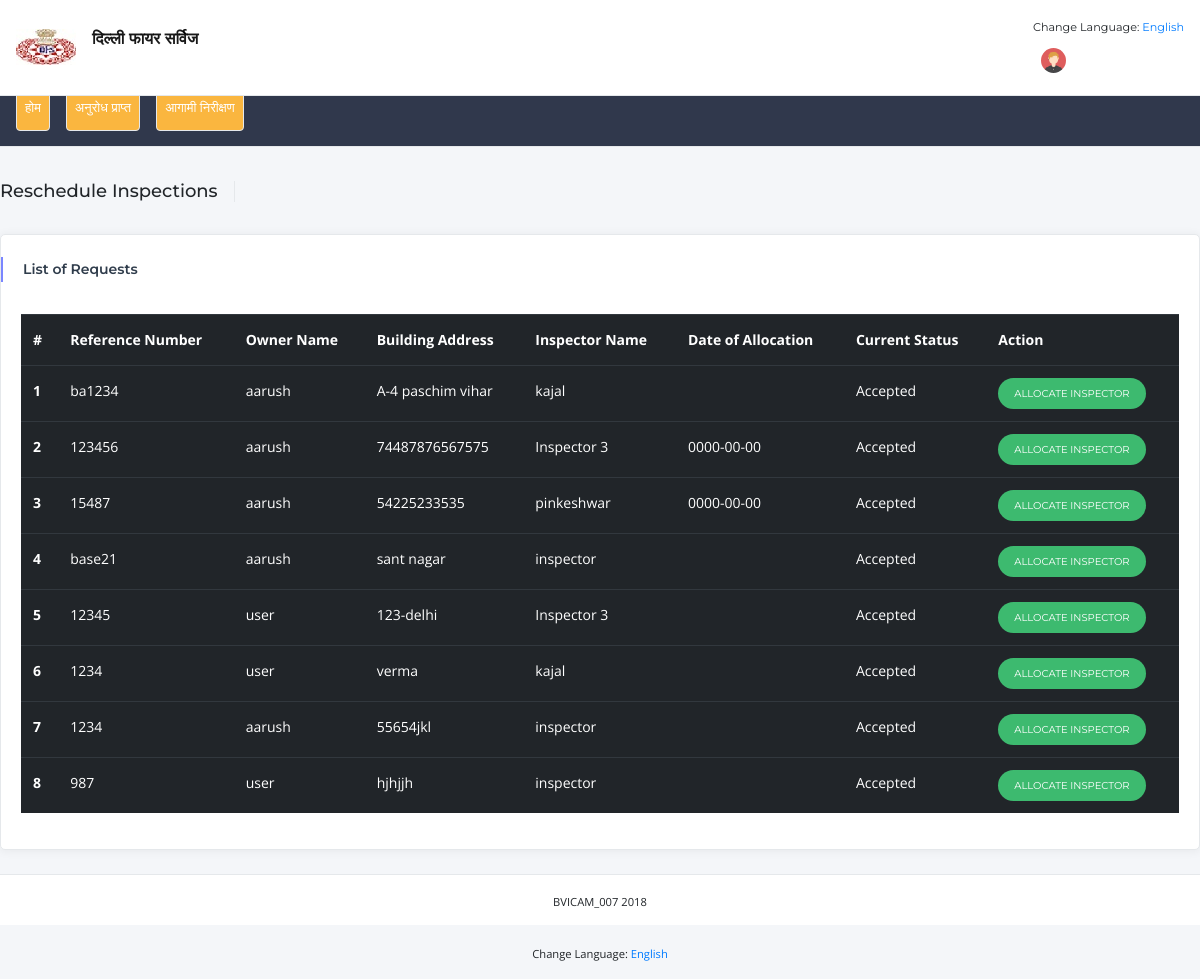
The app's page /Reschedule_Inspections_sm.php (signed in) with its own data.
### tables this page shows
CREATE TABLE `request_details` (
  `ID` int(128) NOT NULL,
  `ref_id` int(10) NOT NULL,
  `Visits` int(32) NOT NULL,
  `Status` enum('Submitted','In Process','Accepted','Rejected','Shortcomings','Completed') NOT NULL,
  `building_address` varchar(512) NOT NULL,
  `inspector_allocated` varchar(512) DEFAULT NULL,
  `DOI` date DEFAULT NULL,
  `Created_At` datetime NOT NULL DEFAULT CURRENT_TIMESTAMP,
  `Deleted_At` datetime DEFAULT NULL,
  `Updated_At` datetime DEFAULT NULL
);

CREATE TABLE `ref_no` (
  `id` int(10) NOT NULL,
  `ref_no` varchar(256) NOT NULL,
  `user_id` varchar(512) NOT NULL,
  `created_at` datetime NOT NULL DEFAULT CURRENT_TIMESTAMP,
  `updated_at` datetime DEFAULT NULL ON UPDATE CURRENT_TIMESTAMP,
  `deleted_at` datetime DEFAULT NULL
);

CREATE TABLE `user` (
  `UID` varchar(512) NOT NULL,
  `Name` blob,
  `Email` blob,
  `PhoneNo` decimal(30,0) NOT NULL,
  `DOB` date NOT NULL,
  `AadharNo` decimal(30,0) NOT NULL,
  `Password_Hash` blob,
  `Mobile_Verified` tinyint(1) NOT NULL,
  `Email_Verified` tinyint(1) NOT NULL,
  `Image` blob,
  `user_type` blob,
  `Created_At` datetime NOT NULL DEFAULT CURRENT_TIMESTAMP,
  `Deleted_At` datetime DEFAULT NULL,
  `Updated_At` datetime DEFAULT NULL
);

### Reschedule_Inspections_sm.php (the view, shortened to what this page needs)
<!DOCTYPE html>
<html lang="en">
<?php
require_once 'config.php';
		$sql = "SELECT user.name,ref_no.ref_no,request_details.visits,request_details.ref_id,request_details.inspector_allocated, request_details.status,request_details.DOI,request_details.building_address,user.name FROM request_details,user,ref_no WHERE request_details.ref_id=ref_no.id and ref_no.user_id = user.UID AND request_details.status IN ('Accepted','In Process') " ;
        if($stmt = $pdo->prepare($sql)){
?>
<head>
    <link href="assets/vendor/bootstrap/css/bootstrap.min.css" rel="stylesheet">
    <link href="assets/vendor/font-awesome/css/font-awesome.min.css" rel="stylesheet">
    <link href="assets/vendor/dashlab-icon/dashlab-icon.css" rel="stylesheet">
    <link href="assets/vendor/simple-line-icons/css/simple-line-icons.css" rel="stylesheet">
    <link href="assets/vendor/themify-icons/css/themify-icons.css" rel="stylesheet">
    <link href="assets/vendor/weather-icons/css/weather-icons.min.css" rel="stylesheet">
    <link href="assets/vendor/m-custom-scrollbar/jquery.mCustomScrollbar.css" rel="stylesheet">
    <link href="assets/vendor/jquery-dropdown-master/jquery.dropdown.css" rel="stylesheet">
    <link href="assets/vendor/jquery-ui/jquery-ui.min.css" rel="stylesheet">
    <link href="assets/vendor/icheck/skins/all.css" rel="stylesheet">
    <link href="assets/css/main.min.css" rel="stylesheet">
</head>
<body class="fixed-nav top-nav">
	<?php include('header.php') ?>
    <div class="content-wrapper">
        <div class="container-fluid">
            <div class="page-title mb-4 d-flex align-items-center">
                <div class="mr-auto">
                    <h4 class="weight500 d-inline-block pr-3 mr-3 border-right">Reschedule Inspections</h4>
                </div>
            </div>
            <div class="row">
                <div class="col-xl-12 col-md-12">
					<div class="card card-shadow mb-4">
                        <div class="card-header border-0">
                            <div class="custom-title-wrap bar-primary">
                                <div class="custom-title">List of Requests</div>
                            </div>
                        </div>
                        <div class="card-body">
                            <table class="table table-hover table-dark">
                                <thead>
                                <tr>
                                    <th scope="col">#</th>
                                    <th scope="col">Reference Number</th>
                                    <th scope="col">Owner Name</th>
                                    <th scope="col">Building Address</th>
                                    <th scope="col">Inspector Name</th>
                                    <th scope="col">Date of Allocation</th>
                                    <th scope="col">Current Status</th>
                                    <th scope="col">Action</th>
                                </tr>
                                </thead>
                                <tbody>
                               <?php if($stmt->execute()){
                                        $count=0;
								while($row = $stmt->fetch()){
								    $count++;
									$sql1="SELECT name from user WHERE UID = :uid";
									  if($stmt1 = $pdo->prepare($sql1)){
										  $stmt1->bindParam(':uid', $row["inspector_allocated"]);
										  if($stmt1->execute()){
											  $row1=$stmt1->fetch();
									  }
									  }
									?>
                                <tr>
                                    <th scope="row"><?=$count?></th>
                                    <td><?= $row["ref_no"]?></td>
									<td><?= $row["name"]?></td>
                                    <td><?= $row["building_address"]?></td>
									<td><?= $row1["name"]?></td>
									<td><?= $row["DOI"]?></td>
									<td><?= $row["status"]?></td>
                                    <td>
										<?php printf('<a href= "#" onClick="handle(\'%s\');" class="btn btn-success btn-sm form-pill">Allocate Inspector</a> ', $row["ref_id"]);?>
									</td>
                                </tr>
                                <?php }}}?>
                                </tbody>
                            </table>
                        </div>
                    </div>
                </div>
            </div>
        </div>
        <?php include('footer.php') ?>
    </div>
</body>
</html>

### header.php (shortened to what this page needs)
<?php
if($_COOKIE["language"]==="english")
{
$label=[
    "l001"=>"DELHI FIRE SERVICE",
    "l002"=>"My profile",
    "l003"=>"Sign out",
    "l004"=>"Home",
    "l005"=>"Request inspection",
    "l006"=>" View Status",
    "l007"=>"View Completed Requests",
    "l008"=>"Requests Received",
    "l009"=>"Upcoming Inspections",
    "l0010"=>"Scheduled Inspections",
    "l0011"=>"Rescheduled Inspections",
    "l0012"=>"Handle Requests",
    "l0013"=>"View reference numbers"
    ];
}
else
{
$label=[
    "l001"=>"दिल्ली फायर सर्विज",
    "l002"=>"मेरी प्रोफ़ाइल",
    "l003"=>"साइन आउट करें",
    "l004"=>"होम",
    "l005"=>"अनुरोध निरीक्षण",
    "l006"=>"स्थिति देखें",
    "l007"=>"पूर्ण अनुरोध देखें",
    "l008"=>"अनुरोध प्राप्त",
    "l009"=>"आगामी निरीक्षण",
    "l0010"=>"अनुसूचित निरीक्षण",
    "l0011"=>"पुनर्निर्धारित निरीक्षण",
    "l0012"=>"हैंडल रिक्वेस्ट",
    "l0013"=>"संदर्भ संख्या देखें"
    ];
}
?>
<nav class="navbar navbar-expand-lg fixed-top navbar-light" id="mainNav">
        <div class="box-container">
            <div class="collapse navbar-collapse" id="navbarResponsive">
                <a class="navbar-brand navbar-hide-responsive" href="home/">
                    <img class="pr-3 float-left" src="assets/img/main_logo.png" srcset="assets/img/main_logo@2x.png 2x"  alt=""/>
                    <div class="float-left">
                        <div> <?= $label['l001'];?> </div>
                    </div>
                </a>
                <ul class="navbar-nav header-links ml-auto hide-arrow">
                    <li class="nav-item dropdown">
                        <?php
                        if($_COOKIE["language"]=="english") {
                            ?>
                                <small> भाषा बदलें: <a href="/switch.php?ln=hi">हिंदी </a></small>
                                <?php
                        }
                        else{
                                ?>
                                <small> Change Language: <a href="/switch.php?ln=en">English</a></small>
                                <?php
                        }
                        ?>
                        <a class="nav-link dropdown-toggle mr-lg-3" id="userNav" href="#" data-toggle="dropdown" aria-haspopup="true" aria-expanded="false">
                            <div class="user-thumb">
                                <img class="rounded-circle" src="assets/img/avatar/avatar1.jpg" alt=""/>
                            </div>
                        </a>
                    </li>
                </ul>
            </div>
        </div>
    </nav>
    <nav class="navbar navbar-expand-lg navbar-dark">
        <div class="box-container">
            <div class="collapse navbar-collapse" id="navbarListResponsive">
                <ul class="navbar-nav header-links">
					<?php if($_SESSION['role']=='inspector') {?>
					<li class="nav-item ">
                        <a class="nav-link mr-lg-3  btn btn-warning border" href="profile_inspector.php">
                            <?= $label['l004'];?>
                        </a>
                    </li>
					<?php }?>
					<?php if($_SESSION['role']=='inspector') {?>
                    <li class="nav-item dropdown ">
                        <a class="nav-link mr-lg-3 btn btn-warning border" id="orderNav" href="Inspection-Requests.php" aria-haspopup="true" aria-expanded="false">
                            <?= $label['l008'];?>
                        </a>
                    </li>
                    <?php }?>
					<?php if($_SESSION['role']=='inspector') {?>
					<li class="nav-item dropdown ">
                        <a class="nav-link mr-lg-3 btn btn-warning border" id="orderNav" href="Upcoming-Inspection.php" aria-haspopup="true" aria-expanded="false">
                            <?= $label['l009'];?>
                        </a>
                    </li>
					<?php }?>
                </ul>
            </div>
        </div>
    </nav>

### footer.php
<footer class="sticky-footer">
            <div class="container">
                <div class="text-center">
                    <small>BVICAM_007 2018 </br>
                            <?php
                                    if($_COOKIE["language"]=="english") {
                            ?>
                            भाषा बदलें: <a href="/switch.php?ln=hi">हिंदी </a>
                            <?php
                        }
                        else{
                                ?>
                                Change Language: <a href="/switch.php?ln=en">English </a>
                                <?php
                        }
                        ?>
                                </small>
                </div>
            </div>
        </footer>

### records on screen
request_details: ref_no.ref_no "ba1234", user.Name "aarush", building_address "A-4 paschim vihar", user.Name "kajal", Status "Accepted"
request_details: ref_no.ref_no "123456", user.Name "aarush", building_address "74487876567575", user.Name "Inspector 3", DOI "0000-00-00", Status "Accepted"
request_details: ref_no.ref_no "15487", user.Name "aarush", building_address "54225233535", user.Name "pinkeshwar", DOI "0000-00-00", Status "Accepted"
request_details: ref_no.ref_no "base21", user.Name "aarush", building_address "sant nagar", user.Name "inspector", Status "Accepted"
request_details: ref_no.ref_no "12345", user.Name "user", building_address "123-delhi", user.Name "Inspector 3", Status "Accepted"
request_details: ref_no.ref_no "1234", user.Name "user", building_address "verma", user.Name "kajal", Status "Accepted"
request_details: ref_no.ref_no "1234", user.Name "aarush", building_address "55654jkl", user.Name "inspector", Status "Accepted"
request_details: ref_no.ref_no "987", user.Name "user", building_address "hjhjjh", user.Name "inspector", Status "Accepted"

### other values on screen
$label['l001'] "दिल्ली फायर सर्विज"
$label['l004'] "होम"
$label['l008'] "अनुरोध प्राप्त"
$label['l009'] "आगामी निरीक्षण"
